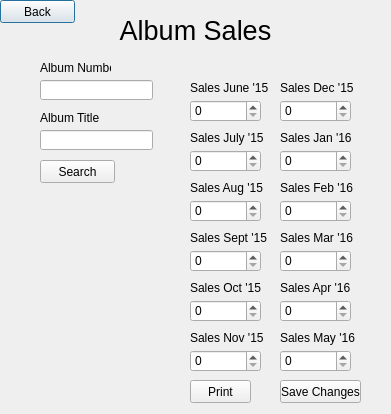
<?xml version="1.0" encoding="UTF-8"?>
<ui version="4.0">
 <class>Music_Albums_Sales</class>
 <widget class="QDialog" name="Music_Albums_Sales">
  <property name="geometry">
   <rect>
    <x>0</x>
    <y>0</y>
    <width>391</width>
    <height>414</height>
   </rect>
  </property>
  <property name="windowTitle">
   <string>Album Sales</string>
  </property>
  <widget class="QPushButton" name="AlbumSales_BackButton">
   <property name="geometry">
    <rect>
     <x>0</x>
     <y>0</y>
     <width>75</width>
     <height>23</height>
    </rect>
   </property>
   <property name="text">
    <string>Back</string>
   </property>
  </widget>
  <widget class="QLabel" name="AlbumSales_NumberText">
   <property name="geometry">
    <rect>
     <x>40</x>
     <y>60</y>
     <width>71</width>
     <height>16</height>
    </rect>
   </property>
   <property name="text">
    <string>Album Number</string>
   </property>
  </widget>
  <widget class="QLineEdit" name="AlbumSales_NumberSearch">
   <property name="geometry">
    <rect>
     <x>40</x>
     <y>80</y>
     <width>113</width>
     <height>20</height>
    </rect>
   </property>
  </widget>
  <widget class="QLineEdit" name="AlbumSales_TitleSearch">
   <property name="geometry">
    <rect>
     <x>40</x>
     <y>130</y>
     <width>113</width>
     <height>20</height>
    </rect>
   </property>
   <property name="text">
    <string/>
   </property>
  </widget>
  <widget class="QLabel" name="AlbumSales_TitleText">
   <property name="geometry">
    <rect>
     <x>40</x>
     <y>110</y>
     <width>71</width>
     <height>16</height>
    </rect>
   </property>
   <property name="text">
    <string>Album Title</string>
   </property>
  </widget>
  <widget class="QPushButton" name="AlbumSales_SearchButton">
   <property name="geometry">
    <rect>
     <x>40</x>
     <y>160</y>
     <width>75</width>
     <height>23</height>
    </rect>
   </property>
   <property name="text">
    <string>Search</string>
   </property>
  </widget>
  <widget class="QLabel" name="AlbumSales_AlbumNumberBox">
   <property name="geometry">
    <rect>
     <x>190</x>
     <y>60</y>
     <width>46</width>
     <height>16</height>
    </rect>
   </property>
   <property name="text">
    <string/>
   </property>
  </widget>
  <widget class="QLabel" name="AlbumSales_AlbumSalesJan16">
   <property name="geometry">
    <rect>
     <x>280</x>
     <y>130</y>
     <width>81</width>
     <height>16</height>
    </rect>
   </property>
   <property name="text">
    <string>Sales Jan '16</string>
   </property>
  </widget>
  <widget class="QSpinBox" name="AlbumSales_SalesBoxJan16">
   <property name="geometry">
    <rect>
     <x>280</x>
     <y>150</y>
     <width>71</width>
     <height>22</height>
    </rect>
   </property>
  </widget>
  <widget class="QLabel" name="AlbumSales_AlbumTitleBox">
   <property name="geometry">
    <rect>
     <x>240</x>
     <y>60</y>
     <width>151</width>
     <height>16</height>
    </rect>
   </property>
   <property name="text">
    <string/>
   </property>
  </widget>
  <widget class="QPushButton" name="AlbumSales_SaveButton">
   <property name="geometry">
    <rect>
     <x>280</x>
     <y>380</y>
     <width>81</width>
     <height>23</height>
    </rect>
   </property>
   <property name="text">
    <string>Save Changes</string>
   </property>
  </widget>
  <widget class="QLabel" name="AlbumSales_AlbumSalesFeb16">
   <property name="geometry">
    <rect>
     <x>280</x>
     <y>180</y>
     <width>81</width>
     <height>16</height>
    </rect>
   </property>
   <property name="text">
    <string>Sales Feb '16</string>
   </property>
  </widget>
  <widget class="QSpinBox" name="AlbumSales_SalesBoxFeb16">
   <property name="geometry">
    <rect>
     <x>280</x>
     <y>200</y>
     <width>71</width>
     <height>22</height>
    </rect>
   </property>
  </widget>
  <widget class="QLabel" name="AlbumSales_AlbumSalesMar16">
   <property name="geometry">
    <rect>
     <x>280</x>
     <y>230</y>
     <width>81</width>
     <height>16</height>
    </rect>
   </property>
   <property name="text">
    <string>Sales Mar '16</string>
   </property>
  </widget>
  <widget class="QSpinBox" name="AlbumSales_SalesBoxMar16">
   <property name="geometry">
    <rect>
     <x>280</x>
     <y>250</y>
     <width>71</width>
     <height>22</height>
    </rect>
   </property>
  </widget>
  <widget class="QLabel" name="AlbumSales_AlbumSalesApr16">
   <property name="geometry">
    <rect>
     <x>280</x>
     <y>280</y>
     <width>81</width>
     <height>16</height>
    </rect>
   </property>
   <property name="text">
    <string>Sales Apr '16</string>
   </property>
  </widget>
  <widget class="QSpinBox" name="AlbumSales_SalesBoxApr16">
   <property name="geometry">
    <rect>
     <x>280</x>
     <y>300</y>
     <width>71</width>
     <height>22</height>
    </rect>
   </property>
  </widget>
  <widget class="QLabel" name="AlbumSales_AlbumSalesMay16">
   <property name="geometry">
    <rect>
     <x>280</x>
     <y>330</y>
     <width>81</width>
     <height>16</height>
    </rect>
   </property>
   <property name="text">
    <string>Sales May '16</string>
   </property>
  </widget>
  <widget class="QSpinBox" name="AlbumSales_SalesBoxMay16">
   <property name="geometry">
    <rect>
     <x>280</x>
     <y>350</y>
     <width>71</width>
     <height>22</height>
    </rect>
   </property>
  </widget>
  <widget class="QLabel" name="AlbumSales_AlbumSalesJun15">
   <property name="geometry">
    <rect>
     <x>190</x>
     <y>80</y>
     <width>81</width>
     <height>16</height>
    </rect>
   </property>
   <property name="text">
    <string>Sales June '15</string>
   </property>
  </widget>
  <widget class="QSpinBox" name="AlbumSales_SalesBoxJun15">
   <property name="geometry">
    <rect>
     <x>190</x>
     <y>100</y>
     <width>71</width>
     <height>22</height>
    </rect>
   </property>
  </widget>
  <widget class="QSpinBox" name="AlbumSales_SalesBoxAug15">
   <property name="geometry">
    <rect>
     <x>190</x>
     <y>200</y>
     <width>71</width>
     <height>22</height>
    </rect>
   </property>
  </widget>
  <widget class="QLabel" name="AlbumSales_AlbumSalesSep15">
   <property name="geometry">
    <rect>
     <x>190</x>
     <y>230</y>
     <width>101</width>
     <height>16</height>
    </rect>
   </property>
   <property name="text">
    <string>Sales Sept '15</string>
   </property>
  </widget>
  <widget class="QLabel" name="AlbumSales_AlbumSalesAug15">
   <property name="geometry">
    <rect>
     <x>190</x>
     <y>180</y>
     <width>81</width>
     <height>16</height>
    </rect>
   </property>
   <property name="text">
    <string>Sales Aug '15</string>
   </property>
  </widget>
  <widget class="QSpinBox" name="AlbumSales_SalesBoxOct15">
   <property name="geometry">
    <rect>
     <x>190</x>
     <y>300</y>
     <width>71</width>
     <height>22</height>
    </rect>
   </property>
  </widget>
  <widget class="QLabel" name="AlbumSales_AlbumSalesNov15">
   <property name="geometry">
    <rect>
     <x>190</x>
     <y>330</y>
     <width>81</width>
     <height>16</height>
    </rect>
   </property>
   <property name="text">
    <string>Sales Nov '15</string>
   </property>
  </widget>
  <widget class="QLabel" name="AlbumSales_AlbumSalesDec15">
   <property name="geometry">
    <rect>
     <x>280</x>
     <y>80</y>
     <width>81</width>
     <height>16</height>
    </rect>
   </property>
   <property name="text">
    <string>Sales Dec '15</string>
   </property>
  </widget>
  <widget class="QSpinBox" name="AlbumSales_SalesBoxSep15">
   <property name="geometry">
    <rect>
     <x>190</x>
     <y>250</y>
     <width>71</width>
     <height>22</height>
    </rect>
   </property>
  </widget>
  <widget class="QSpinBox" name="AlbumSales_SalesBoxNov15">
   <property name="geometry">
    <rect>
     <x>190</x>
     <y>350</y>
     <width>71</width>
     <height>22</height>
    </rect>
   </property>
  </widget>
  <widget class="QLabel" name="AlbumSales_AlbumSalesJul15">
   <property name="geometry">
    <rect>
     <x>190</x>
     <y>130</y>
     <width>81</width>
     <height>16</height>
    </rect>
   </property>
   <property name="text">
    <string>Sales July '15</string>
   </property>
  </widget>
  <widget class="QSpinBox" name="AlbumSales_SalesBoxJul15">
   <property name="geometry">
    <rect>
     <x>190</x>
     <y>150</y>
     <width>71</width>
     <height>22</height>
    </rect>
   </property>
  </widget>
  <widget class="QLabel" name="AlbumSales_AlbumSalesOct15">
   <property name="geometry">
    <rect>
     <x>190</x>
     <y>280</y>
     <width>81</width>
     <height>16</height>
    </rect>
   </property>
   <property name="text">
    <string>Sales Oct '15</string>
   </property>
  </widget>
  <widget class="QSpinBox" name="AlbumSales_SalesBoxDec15">
   <property name="geometry">
    <rect>
     <x>280</x>
     <y>100</y>
     <width>71</width>
     <height>22</height>
    </rect>
   </property>
  </widget>
  <widget class="QLabel" name="AddAlbum_MainText">
   <property name="geometry">
    <rect>
     <x>0</x>
     <y>20</y>
     <width>391</width>
     <height>20</height>
    </rect>
   </property>
   <property name="font">
    <font>
     <pointsize>20</pointsize>
    </font>
   </property>
   <property name="text">
    <string>Album Sales</string>
   </property>
   <property name="alignment">
    <set>Qt::AlignCenter</set>
   </property>
  </widget>
  <widget class="QPushButton" name="AlbumSales_PrintButton">
   <property name="geometry">
    <rect>
     <x>190</x>
     <y>380</y>
     <width>61</width>
     <height>23</height>
    </rect>
   </property>
   <property name="text">
    <string>Print</string>
   </property>
  </widget>
 </widget>
 <resources/>
 <connections>
  <connection>
   <sender>AlbumSales_BackButton</sender>
   <signal>clicked()</signal>
   <receiver>Music_Albums_Sales</receiver>
   <slot>BackButton()</slot>
   <hints>
    <hint type="sourcelabel">
     <x>52</x>
     <y>12</y>
    </hint>
    <hint type="destinationlabel">
     <x>68</x>
     <y>413</y>
    </hint>
   </hints>
  </connection>
  <connection>
   <sender>AlbumSales_SearchButton</sender>
   <signal>clicked()</signal>
   <receiver>Music_Albums_Sales</receiver>
   <slot>ViewSales()</slot>
   <hints>
    <hint type="sourcelabel">
     <x>103</x>
     <y>164</y>
    </hint>
    <hint type="destinationlabel">
     <x>170</x>
     <y>413</y>
    </hint>
   </hints>
  </connection>
  <connection>
   <sender>AlbumSales_SaveButton</sender>
   <signal>clicked()</signal>
   <receiver>Music_Albums_Sales</receiver>
   <slot>SaveChanges()</slot>
   <hints>
    <hint type="sourcelabel">
     <x>335</x>
     <y>389</y>
    </hint>
    <hint type="destinationlabel">
     <x>274</x>
     <y>413</y>
    </hint>
   </hints>
  </connection>
  <connection>
   <sender>AlbumSales_PrintButton</sender>
   <signal>clicked()</signal>
   <receiver>Music_Albums_Sales</receiver>
   <slot>Print()</slot>
   <hints>
    <hint type="sourcelabel">
     <x>229</x>
     <y>386</y>
    </hint>
    <hint type="destinationlabel">
     <x>233</x>
     <y>413</y>
    </hint>
   </hints>
  </connection>
 </connections>
 <slots>
  <slot>BackButton()</slot>
  <slot>ViewSales()</slot>
  <slot>SaveChanges()</slot>
  <slot>Print()</slot>
 </slots>
</ui>
